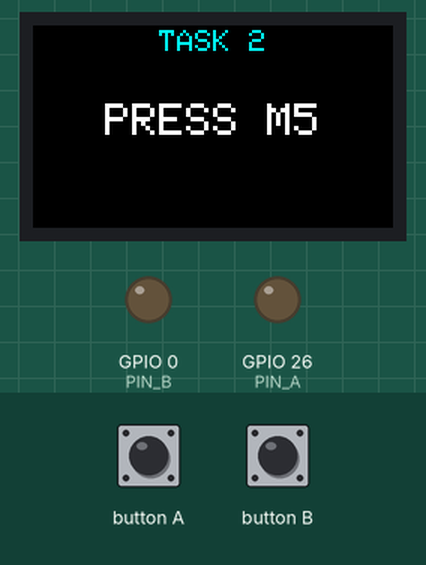
A program run on a simulated ESP32. Parts: 240×135 colour display, output pins drawn as LEDs (lit = HIGH). The inputs (shaded band) are chosen by the test bench.

Above: at 1.4 s.
1.5 s: button A pressed for 0.15 s
At 2.2 s:
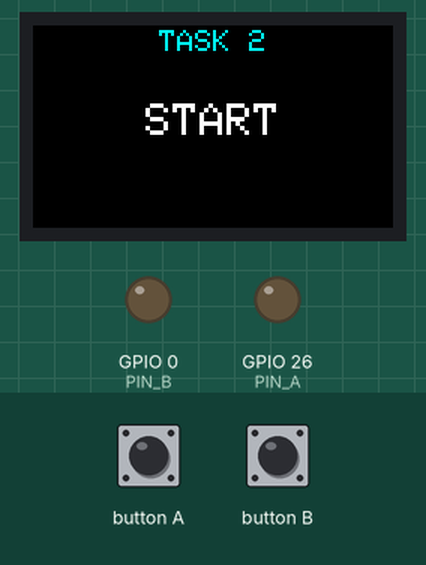
4.6 s: button B pressed for 0.15 s
At 5.8 s:
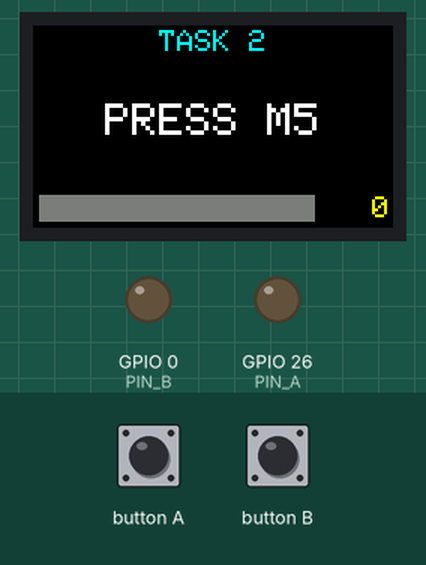
6.2 s: button A pressed for 1 s
At 9.0 s:
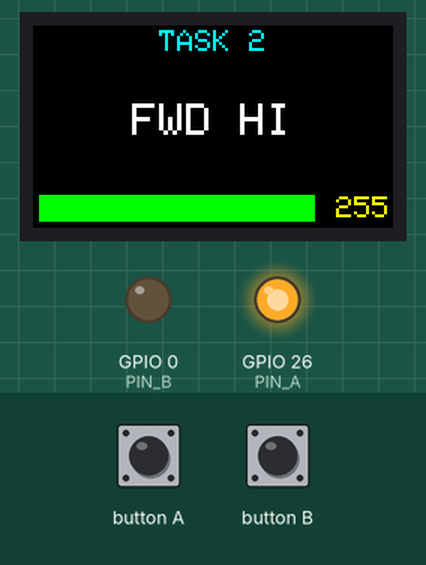
10.2 s: button B pressed for 1 s
At 11.3 s:
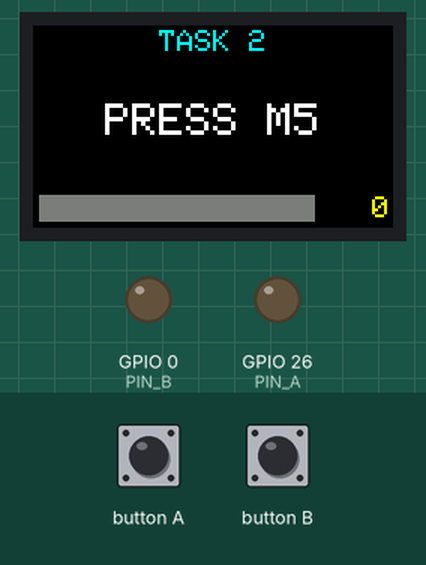
12.7 s: button A pressed for 0.15 s
At 13.2 s:
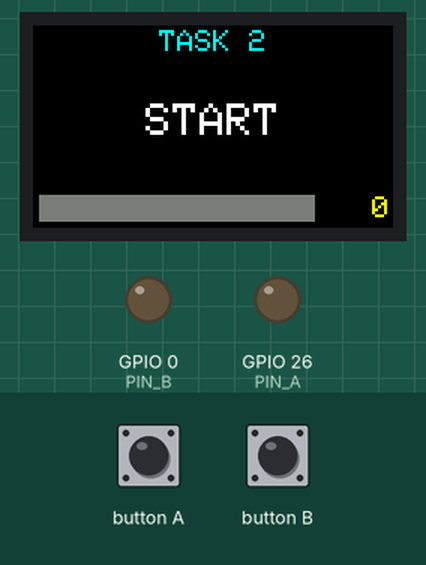
15.8 s: button B pressed for 3.2 s
At 16.8 s:
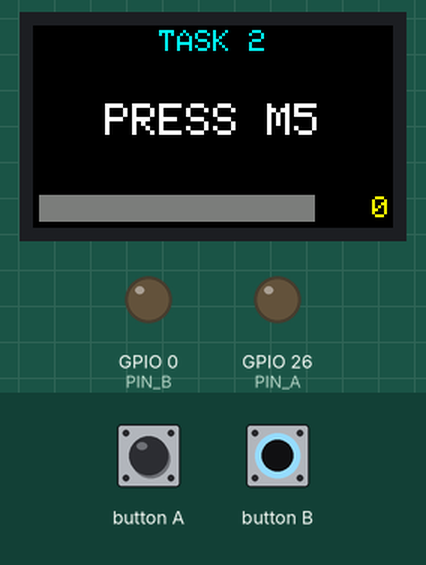
Timing chart, 0 to 18.8 s (numbered marks = the images above; inputs shaded):
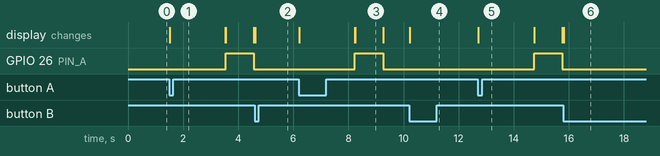

The program:

main.cpp
```cpp
// 応用電子工学実験 第2回: 規定課題② 1モータの回転速度・回転方向制御
// M5ボタン (BtnA) を押すと課題②を1回実行する。
// Arduino-ESP32 core 2.x の API (ledcSetup / ledcAttachPin / ledcWrite(ch, duty)) を使用。
#include <Arduino.h>
#include <M5StickCPlus.h>

// ---- 設定 ----
const int PIN_A = 26;          // 前回転側
const int PIN_B = 0;           // 後回転側 (Groveが無いのでG0)
const uint8_t CH_A = 0;
const uint8_t CH_B = 1;
const uint32_t PWM_FREQ = 1000;    // 1kHz。20kHzより低速で回りやすい
const uint8_t  PWM_BITS = 8;       // duty 0..255
const int HIGH_SPEED    = 255;
// 上側MOSFETがソースフォロワになるため、モータには最大でも1V程度しかかからない。
// そのため反転は duty 最大 (255) で回す。
const int REV_SPEED     = 255;
const int REV_LOW_SPEED = 180;     // 低速後回転。低すぎると回らないので 180 程度
const uint32_t DEAD_TIME_MS = 5;   // 方向切り替え時に A/B を両方OFFにしておく時間

// ---- 表示 (M5StickC Plus: 横向き 240x135) ----
void showTitle(const char* title) {
  M5.Lcd.fillScreen(BLACK);
  M5.Lcd.setTextDatum(MC_DATUM);
  M5.Lcd.setTextSize(2);
  M5.Lcd.setTextColor(CYAN, BLACK);
  M5.Lcd.drawString(title, M5.Lcd.width() / 2, 11);
}

void showState(const char* state) {
  int cy = M5.Lcd.height() / 2 - 3;
  M5.Lcd.fillRect(0, cy - 13, M5.Lcd.width(), 26, BLACK);
  M5.Lcd.setTextDatum(MC_DATUM);
  M5.Lcd.setTextSize(3);
  M5.Lcd.setTextColor(WHITE, BLACK);
  M5.Lcd.drawString(state, M5.Lcd.width() / 2, cy);
}

void showDuty(int duty) {          // -255..255 (負は後進。バーを赤で表示)
  const int NUM_W = 48;
  int y = M5.Lcd.height() - 22;
  int barW = M5.Lcd.width() - NUM_W - 8;
  int w = abs(duty) * barW / 255;
  M5.Lcd.fillRect(4 + w, y, barW - w, 18, DARKGREY);
  M5.Lcd.fillRect(4, y, w, 18, duty < 0 ? RED : GREEN);

  char buf[8];
  snprintf(buf, sizeof(buf), "%4d", duty);
  M5.Lcd.setTextDatum(MR_DATUM);
  M5.Lcd.setTextSize(2);
  M5.Lcd.setTextColor(YELLOW, BLACK);
  M5.Lcd.drawString(buf, M5.Lcd.width() - 2, y + 9);
}

// ---- モータ駆動 ----
// A と B が同時にONになると電池が短絡するので、方向を切り替えるときは
// 一度両方0にしてデッドタイムを置いてから新しい方向の出力を出す。
int lastDir = 0;                   // 1:前進, -1:後進, 0:停止

void drive(int speed) {            // -255..255 (正:前進, 負:後進)
  speed = constrain(speed, -255, 255);
  int dir = (speed > 0) - (speed < 0);
  if (dir != lastDir) {
    ledcWrite(CH_A, 0);
    ledcWrite(CH_B, 0);
    delay(DEAD_TIME_MS);
    lastDir = dir;
  }
  if (speed > 0)      { ledcWrite(CH_B, 0);      ledcWrite(CH_A, speed); }
  else if (speed < 0) { ledcWrite(CH_A, 0);      ledcWrite(CH_B, -speed); }
  else                { ledcWrite(CH_A, 0);      ledcWrite(CH_B, 0); }
  showDuty(speed);
}

// ---- 規定課題② ----
// 表示 → モータ出力 → ms だけ待つ。待っている間に上のボタン (BtnB) が押されたら
// すぐに停止して false を返す。
bool step(const char* label, int speed, uint32_t ms) {
  showState(label);
  drive(speed);
  uint32_t start = millis();
  while (millis() - start < ms) {
    M5.update();
    if (M5.BtnB.wasPressed()) {
      drive(0);
      return false;
    }
    delay(10);
  }
  return true;
}

// 停止 → 前回転 → 停止 → 後回転 → 低速後回転 → 停止 を1周期とし、loop() から繰り返し呼ぶ
// 途中で BtnB が押されたら false を返す
bool task2() {
  return step("FWD HI", HIGH_SPEED,     1000)   // 前回転 1秒
      && step("STOP",   0,              3000)   // 停止 3秒
      && step("REV HI", -REV_SPEED,     1000)   // 後回転 1秒
      && step("REV LO", -REV_LOW_SPEED, 1000)   // 低速後回転 1秒
      && step("STOP",   0,              1000);  // 停止 1秒
}

void setup() {
  // 起動直後にMOSFETが勝手にONにならないよう、最初にLOWに固定する
  pinMode(PIN_A, OUTPUT);
  digitalWrite(PIN_A, LOW);
  pinMode(PIN_B, OUTPUT);
  digitalWrite(PIN_B, LOW);

  M5.begin();
  M5.Lcd.setRotation(3);   // 横向き
  ledcSetup(CH_A, PWM_FREQ, PWM_BITS);
  ledcSetup(CH_B, PWM_FREQ, PWM_BITS);
  ledcAttachPin(PIN_A, CH_A);
  ledcAttachPin(PIN_B, CH_B);
  drive(0);
  showTitle("TASK 2");
  showState("PRESS M5");
}

bool running = false;

void loop() {
  // 正面の M5 ボタン (BtnA) を押すと、以降は課題②を無限に繰り返す
  // 上のボタン (BtnB) を押すと停止して、BtnA 待ちに戻る
  if (!running) {
    M5.update();
    if (M5.BtnA.wasPressed()) {
      showState("START");
      delay(2000);   // ボタンから手を離す猶予
      running = true;
    }
    delay(10);
    return;
  }
  if (!task2()) {
    running = false;
    showState("PRESS M5");
  }
}
```

Measured:
- after the input at 1.5 s, GPIO 26 (PIN_A): LOW → HIGH after 2.0 s, → LOW 1.0 s later; the display: changes at once (image 1)
- after the input at 4.6 s, the display: changes at once (image 2)
- after the input at 6.2 s, GPIO 26 (PIN_A): LOW → HIGH after 2.0 s, → LOW 1.0 s later; the display: first changes at once (image 3 shows a later state)
- after the input at 10.2 s, GPIO 0 (PIN_B): stays LOW (without the input it goes to HIGH after 2.1 s)
- after the input at 12.7 s, GPIO 26 (PIN_A): LOW → HIGH after 2.0 s, → LOW 1.0 s later; the display: changes at once (image 5)
- after the input at 15.8 s, GPIO 0 (PIN_B): stays LOW (without the input it goes to HIGH after 3.0 s)
- what the display in image 3 shows lasts 1.1 s, from 8.2 s to 9.3 s
